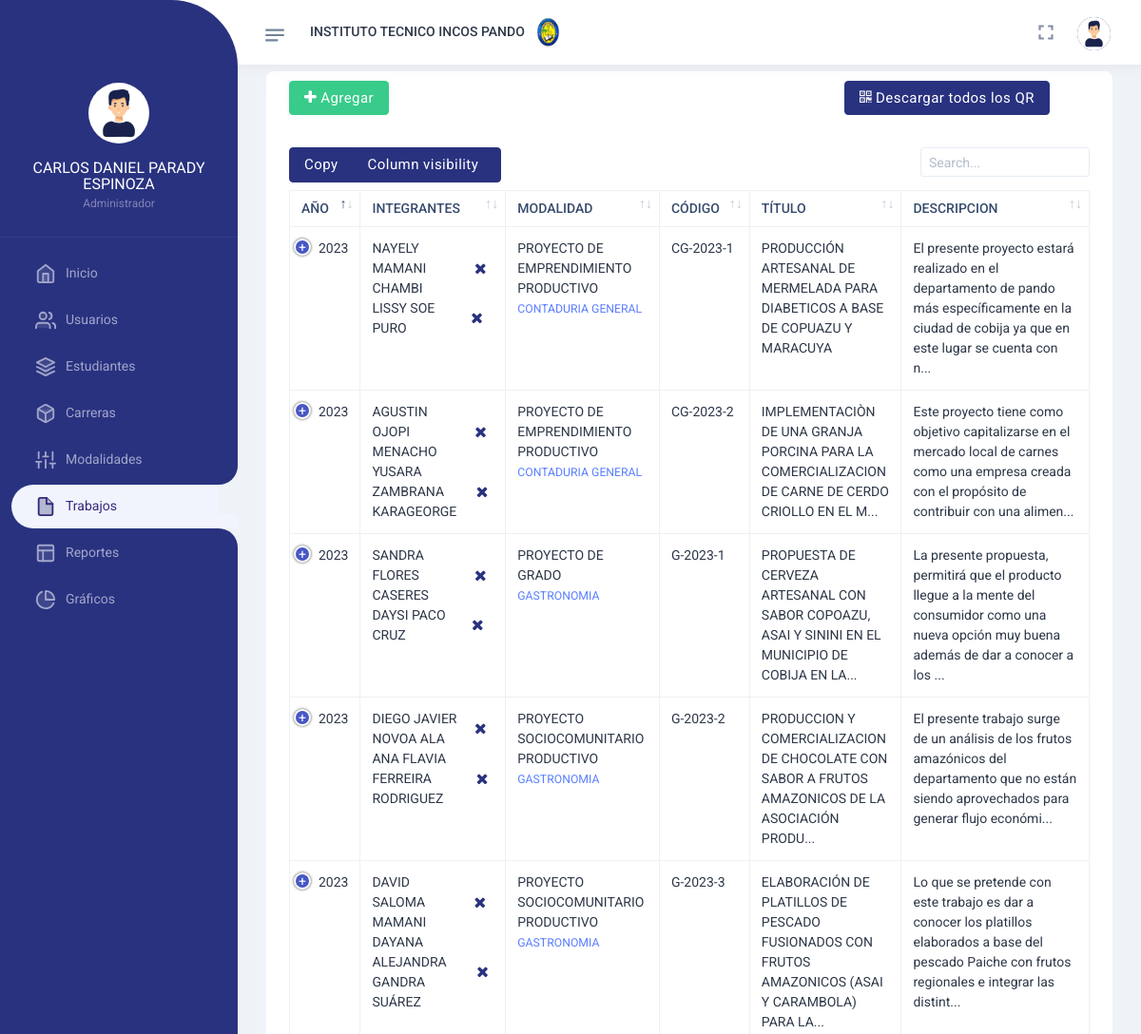
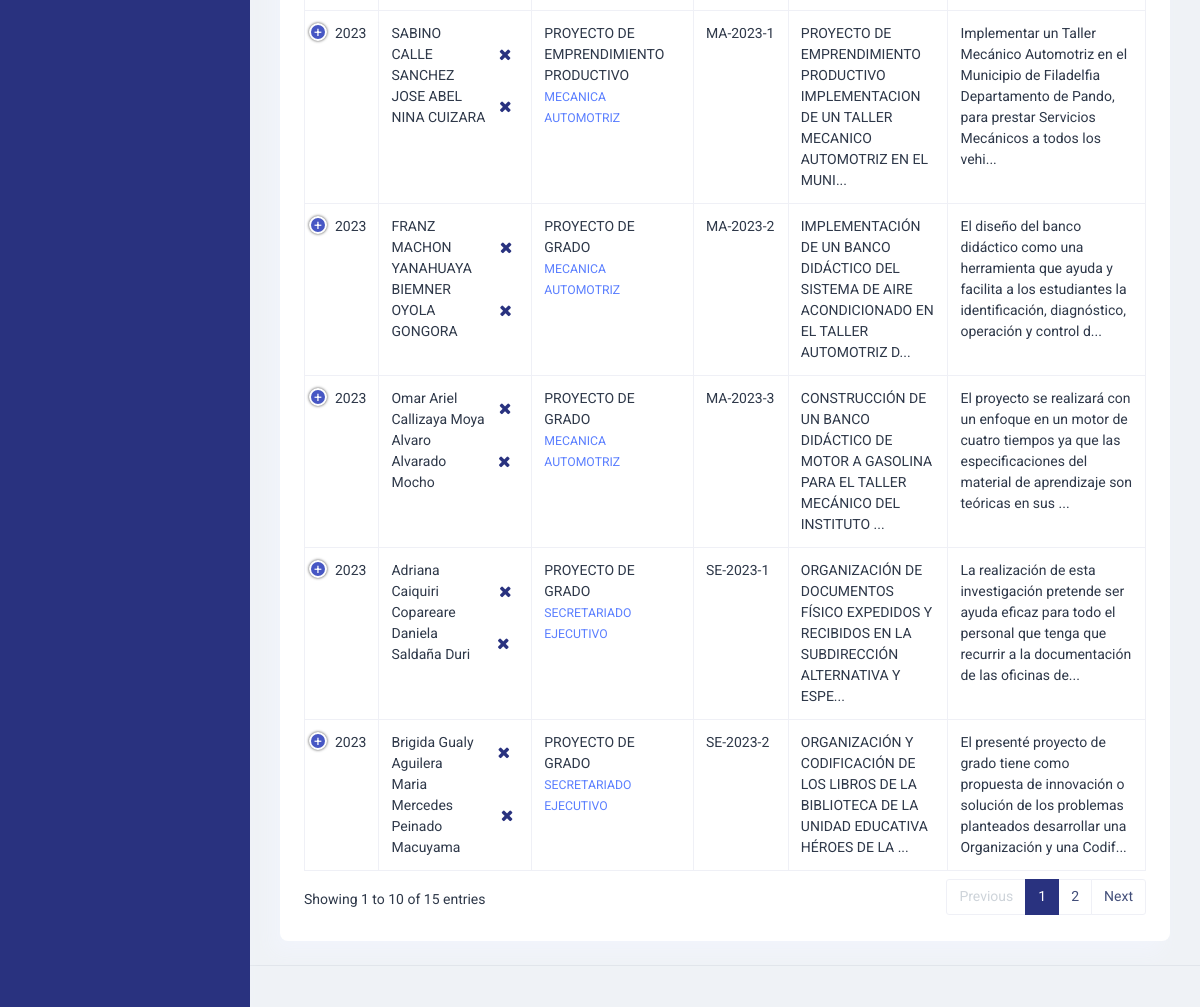
The page /admin/trabajos.php (signed in) on the database its author committed (2 pictures, top to bottom).
### tables this page shows
CREATE TABLE `trabajos` (
  `id` int(11) NOT NULL,
  `id_modalidad` int(11) NOT NULL,
  `id_carrera` int(11) NOT NULL DEFAULT 0,
  `cod` varchar(50) NOT NULL,
  `titulo` text NOT NULL,
  `descripcion` text NOT NULL,
  `archivo` varchar(100) NOT NULL,
  `fecha` date NOT NULL,
  `anio` int(11) NOT NULL
);

CREATE TABLE `integrantes` (
  `id` int(11) NOT NULL,
  `id_proyecto` int(11) NOT NULL,
  `id_estudiante` int(11) NOT NULL,
  `nota` int(11) NOT NULL,
  `observacion` varchar(100) NOT NULL
);

CREATE TABLE `estudiante` (
  `id` int(11) NOT NULL,
  `id_carrera` int(11) NOT NULL,
  `documento` varchar(50) NOT NULL,
  `nombres` varchar(150) NOT NULL,
  `apellido_pat` varchar(100) DEFAULT NULL,
  `apellido_mat` varchar(100) DEFAULT NULL,
  `correo` varchar(150) NOT NULL,
  `telefono` varchar(20) NOT NULL
);

CREATE TABLE `modalidad` (
  `id` int(11) NOT NULL,
  `nombre` varchar(100) NOT NULL
);

CREATE TABLE `carrera` (
  `id` int(11) NOT NULL,
  `nombre` varchar(150) NOT NULL
);

### admin/trabajos.php (the view, shortened to what this page needs)
<?php
include('db.php');
if (isset($_SESSION['login'])) {
?>
	<!DOCTYPE html>
	<html lang="es" dir="ltr">
	<head>
		<?php include('css.php'); ?>
	</head>
	<body class="app sidebar-mini">
		<div class="page">
			<div class="page-main">
				<?php include('aside.php'); ?>
				<div class="app-content">
					<div class="side-app">
						<?php include('header.php'); ?>
														<?php foreach ($mbd->query("SELECT * from carrera ORDER BY nombre ASC") as $fila) { ?>
															<option value="<?php echo $fila['id']; ?>"><?php echo $fila['nombre']; ?></option>
														<?php } ?>
						<div class="row">
							<div class="col-12">
								<div class="card">
								<div class="card-header pt-2">
    <div class="card-title d-flex justify-content-between w-95">
        <button class="btn btn-success" onclick="abrirModal()">
            <i class="fa fa-plus"></i> Agregar
        </button>
		<button class="btn btn-primary" id="descargarQR">
        <i class="fa fa-qrcode"></i> Descargar todos los QR
    </button>
    </div>
									</div>
									<div class="card-body">
										<div class="">
											<div class="table-responsive">
												<table id="example" class="table table-bordered  key-buttons">
													<thead>
														<tr>
															<th class="border-bottom-0">Año</th>
															<th class="border-bottom-0">Integrantes</th>
															<th class="border-bottom-0">Modalidad</th>
															<th class="border-bottom-0">Código</th>
															<th class="border-bottom-0">Título</th>
															<th class="border-bottom-0">Descripcion</th>
														</tr>
													</thead>
													<tbody>
														<?php $sql = 'SELECT t.*, mo.nombre as modalidad from trabajos as t, modalidad as mo WHERE t.id_modalidad=mo.id';
														foreach ($mbd->query($sql) as $fila) {
															$id_proyec = $fila['id'];
														?>
															<tr>
																<td><?php echo $fila['anio']; ?></td>
																<td>
																	<?php $sqli = 'SELECT it.*, et.nombres as estudiante from integrantes as it, estudiante as et WHERE it.id_estudiante=et.id AND it.id_proyecto=' . $id_proyec;
																	foreach ($mbd->query($sqli) as $filai) { ?>
																		<div style="display: flex;align-items: center;">
																			<?php echo $filai['estudiante']; ?>
																			<a class="btn btn-link btn-sm" href="elim_integrante.php?id=<?php echo $filai['id']; ?>" onclick="return confirm('¿Seguro que desea ELIMINAR. ?')">
																				<i class="fa fa-remove"></i>
																			</a>
																		</div>
																	<?php } ?>
																</td>
																<td>
																	<?php echo $fila['modalidad']; ?>
																	<?php
																	$id_carre = $fila['id_carrera'];
																	if ($id_carre != 0) {
																		$sqlm = "SELECT * from carrera WHERE id=" . $id_carre;
																		foreach ($mbd->query($sqlm) as $filam) { ?>
																			<br>
																			<small class="text-info"><?php echo $filam['nombre']; ?></small>
																	<?php }
																	} ?>
																</td>
																<td>
																	<?php echo $fila['cod']; ?>
																</td>
																<td>
																	<?php
																	$maxLength = 100;
																	if (strlen($fila['titulo']) > $maxLength) {
																		$truncatedText = substr($fila['titulo'], 0, $maxLength) . '...';
																		echo $truncatedText;
																	} else {
																		echo $fila['titulo'];
																	}
																	?>
																</td>
																<td>
																	<?php
																	$maxLength = 150;
																	if (strlen($fila['descripcion']) > $maxLength) {
																		$truncatedText = substr($fila['descripcion'], 0, $maxLength) . '...';
																		echo $truncatedText;
																	} else {
																		echo $fila['descripcion'];
																	}
																	?>
																</td>
															</tr>
														<?php } ?>
													</tbody>
												</table>
											</div>
										</div>
									</div>
								</div>
							</div>
						</div>
					</div>
				</div>
			</div>
			<?php include('footer.php'); ?>
		</div>
	</body>
	</html>
<?php } else {
	header('location:login.php');
} ?>

### assets/css/sidemenu.css (style rules this page uses)
.app-content { min-height: calc(100vh - 50px); margin-bottom: 0 !important; -webkit-transition: margin-left 0.3s ease; -o-transition: margin-left 0.3s ease; transition: margin-left 0.3s ease; overflow: hidden; }
.app-content .side-app { padding: 75px 30px 0 30px; }
@media (min-width: 768px) { .app-content { margin-left: 250px; } }

### rows shown on the page
trabajos: anio "2023", id_modalidad.nombre "PROYECTO DE EMPRENDIMIENTO PRODUCTIVO", cod "CG-2023-1", titulo "PRODUCCIÓN ARTESANAL DE MERMELADA PARA DIABETICOS A BASE DE COPUAZU Y MARACUYA", descripcion "El presente proyecto estará realizado en el departamento de pando más específicamente en la ciudad de cobija ya que en este lugar se cuenta con n..."
integrantes: id_estudiante.nombres "NAYELY MAMANI CHAMBI"
integrantes: id_estudiante.nombres "LISSY SOE PURO"
carrera: nombre "CONTADURIA GENERAL"
trabajos: anio "2023", id_modalidad.nombre "PROYECTO DE EMPRENDIMIENTO PRODUCTIVO", cod "CG-2023-2", titulo "IMPLEMENTACIÒN DE UNA GRANJA PORCINA PARA LA COMERCIALIZACION DE CARNE DE CERDO CRIOLLO EN EL M...", descripcion "Este proyecto tiene como objetivo capitalizarse en el mercado local de carnes como una empresa creada con el propósito de contribuir con una alimen..."
integrantes: id_estudiante.nombres "AGUSTIN OJOPI MENACHO"
integrantes: id_estudiante.nombres "YUSARA ZAMBRANA KARAGEORGE"
trabajos: anio "2023", id_modalidad.nombre "PROYECTO DE GRADO", cod "G-2023-1", titulo "PROPUESTA DE CERVEZA ARTESANAL CON SABOR COPOAZU, ASAI Y SININI EN EL MUNICIPIO DE COBIJA EN LA...", descripcion "La presente propuesta, permitirá que el producto llegue a la mente del consumidor como una nueva opción muy buena además de dar a conocer a los ..."
integrantes: id_estudiante.nombres "SANDRA FLORES CASERES"
integrantes: id_estudiante.nombres "DAYSI PACO CRUZ"
carrera: nombre "GASTRONOMIA"
trabajos: anio "2023", id_modalidad.nombre "PROYECTO SOCIOCOMUNITARIO PRODUCTIVO", cod "G-2023-2", titulo "PRODUCCION Y COMERCIALIZACION DE CHOCOLATE CON SABOR A FRUTOS AMAZONICOS DE LA ASOCIACIÓN PRODU...", descripcion "El presente trabajo surge de un análisis de los frutos amazónicos del departamento que no están siendo aprovechados para generar flujo económi..."
integrantes: id_estudiante.nombres "DIEGO JAVIER NOVOA ALA"
integrantes: id_estudiante.nombres "ANA FLAVIA FERREIRA RODRIGUEZ"
trabajos: anio "2023", id_modalidad.nombre "PROYECTO SOCIOCOMUNITARIO PRODUCTIVO", cod "G-2023-3", titulo "ELABORACIÓN DE PLATILLOS DE PESCADO FUSIONADOS CON FRUTOS AMAZONICOS (ASAI Y CARAMBOLA) PARA LA...", descripcion "Lo que se pretende con este trabajo es dar a conocer los platillos elaborados a base del pescado Paiche con frutos regionales e integrar las distint..."
integrantes: id_estudiante.nombres "DAVID SALOMA MAMANI"
integrantes: id_estudiante.nombres "DAYANA ALEJANDRA GANDRA SUÁREZ"
trabajos: anio "2023", id_modalidad.nombre "PROYECTO DE EMPRENDIMIENTO PRODUCTIVO", cod "MA-2023-1", titulo "PROYECTO DE EMPRENDIMIENTO PRODUCTIVO IMPLEMENTACION DE UN TALLER MECANICO AUTOMOTRIZ EN EL MUNI...", descripcion "Implementar un Taller Mecánico Automotriz en el Municipio de Filadelfia Departamento de Pando, para prestar Servicios Mecánicos a todos los vehi..."
integrantes: id_estudiante.nombres "SABINO CALLE SANCHEZ"
integrantes: id_estudiante.nombres "JOSE ABEL NINA CUIZARA"
carrera: nombre "MECANICA AUTOMOTRIZ"
trabajos: anio "2023", id_modalidad.nombre "PROYECTO DE GRADO", cod "MA-2023-2", titulo "IMPLEMENTACIÓN DE UN BANCO DIDÁCTICO DEL SISTEMA DE AIRE ACONDICIONADO EN EL TALLER AUTOMOTRIZ D...", descripcion "El diseño del banco didáctico como una herramienta que ayuda y facilita a los estudiantes la identificación, diagnóstico, operación y control d..."
integrantes: id_estudiante.nombres "FRANZ MACHON YANAHUAYA"
integrantes: id_estudiante.nombres "BIEMNER OYOLA GONGORA"
trabajos: anio "2023", id_modalidad.nombre "PROYECTO DE GRADO", cod "MA-2023-3", titulo "CONSTRUCCIÓN DE UN BANCO DIDÁCTICO DE MOTOR A GASOLINA PARA EL TALLER MECÁNICO DEL INSTITUTO ...", descripcion "El proyecto se realizará con un enfoque en un motor de cuatro tiempos ya que las especificaciones del material de aprendizaje son teóricas en sus ..."
integrantes: id_estudiante.nombres "Omar Ariel Callizaya Moya"
integrantes: id_estudiante.nombres "Alvaro Alvarado Mocho"
trabajos: anio "2023", id_modalidad.nombre "PROYECTO DE GRADO", cod "SE-2023-1", titulo "ORGANIZACIÓN DE DOCUMENTOS FÍSICO EXPEDIDOS Y RECIBIDOS EN LA SUBDIRECCIÓN ALTERNATIVA Y ESPE...", descripcion "La realización de esta investigación pretende ser ayuda eficaz para todo el personal que tenga que recurrir a la documentación de las oficinas de..."
integrantes: id_estudiante.nombres "Adriana Caiquiri Copareare"
integrantes: id_estudiante.nombres "Daniela Saldaña Duri"
carrera: nombre "SECRETARIADO EJECUTIVO"
trabajos: anio "2023", id_modalidad.nombre "PROYECTO DE GRADO", cod "SE-2023-2", titulo "ORGANIZACIÓN Y CODIFICACIÓN DE LOS LIBROS DE LA BIBLIOTECA DE LA UNIDAD EDUCATIVA HÉROES DE LA ...", descripcion "El presenté proyecto de grado tiene como propuesta de innovación o solución de los problemas planteados desarrollar una Organización y una Codif..."
integrantes: id_estudiante.nombres "Brigida Gualy Aguilera"
integrantes: id_estudiante.nombres "Maria Mercedes Peinado Macuyama"

### other values the page prints
$_SESSION['nombres'] "CARLOS DANIEL PARADY ESPINOZA"
